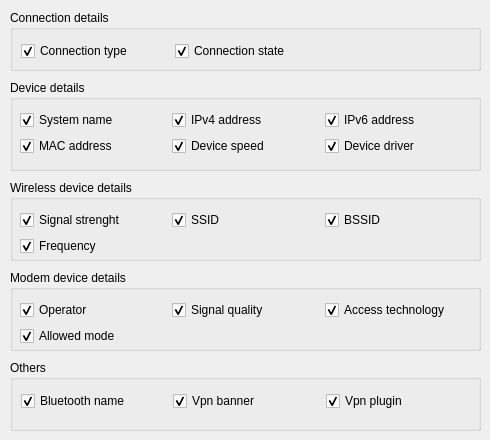
<?xml version="1.0" encoding="UTF-8"?>
<ui version="4.0">
 <class>Form</class>
 <widget class="QWidget" name="Form">
  <property name="geometry">
   <rect>
    <x>0</x>
    <y>0</y>
    <width>490</width>
    <height>440</height>
   </rect>
  </property>
  <property name="minimumSize">
   <size>
    <width>490</width>
    <height>440</height>
   </size>
  </property>
  <property name="maximumSize">
   <size>
    <width>549</width>
    <height>458</height>
   </size>
  </property>
  <property name="windowTitle">
   <string>Form</string>
  </property>
  <widget class="QGroupBox" name="groupBox">
   <property name="geometry">
    <rect>
     <x>10</x>
     <y>10</y>
     <width>471</width>
     <height>61</height>
    </rect>
   </property>
   <property name="title">
    <string>Connection details</string>
   </property>
   <property name="flat">
    <bool>false</bool>
   </property>
   <property name="checkable">
    <bool>false</bool>
   </property>
   <widget class="QWidget" name="layoutWidget">
    <property name="geometry">
     <rect>
      <x>11</x>
      <y>30</y>
      <width>301</width>
      <height>23</height>
     </rect>
    </property>
    <layout class="QGridLayout" name="gridLayout_5">
     <item row="0" column="0">
      <widget class="QCheckBox" name="kcfg_showConnectionType">
       <property name="text">
        <string>Connection type</string>
       </property>
       <property name="checked">
        <bool>true</bool>
       </property>
      </widget>
     </item>
     <item row="0" column="1">
      <widget class="QCheckBox" name="kcfg_showConnectionState">
       <property name="text">
        <string>Connection state</string>
       </property>
       <property name="checked">
        <bool>true</bool>
       </property>
      </widget>
     </item>
    </layout>
   </widget>
  </widget>
  <widget class="QGroupBox" name="groupBox_2">
   <property name="geometry">
    <rect>
     <x>10</x>
     <y>80</y>
     <width>471</width>
     <height>91</height>
    </rect>
   </property>
   <property name="title">
    <string>Device details</string>
   </property>
   <property name="alignment">
    <set>Qt::AlignLeading|Qt::AlignLeft|Qt::AlignTop</set>
   </property>
   <widget class="QWidget" name="layoutWidget">
    <property name="geometry">
     <rect>
      <x>10</x>
      <y>30</y>
      <width>451</width>
      <height>48</height>
     </rect>
    </property>
    <layout class="QGridLayout" name="gridLayout">
     <item row="0" column="0">
      <widget class="QCheckBox" name="kcfg_showDeviceSystemName">
       <property name="text">
        <string>System name</string>
       </property>
       <property name="checked">
        <bool>true</bool>
       </property>
      </widget>
     </item>
     <item row="0" column="1">
      <widget class="QCheckBox" name="kcfg_showDeviceIpv4Address">
       <property name="text">
        <string>IPv4 address</string>
       </property>
       <property name="checked">
        <bool>true</bool>
       </property>
      </widget>
     </item>
     <item row="0" column="2">
      <widget class="QCheckBox" name="kcfg_showDeviceIpv6Address">
       <property name="text">
        <string>IPv6 address</string>
       </property>
       <property name="checked">
        <bool>true</bool>
       </property>
      </widget>
     </item>
     <item row="1" column="0">
      <widget class="QCheckBox" name="kcfg_showDeviceMacAddress">
       <property name="text">
        <string>MAC address</string>
       </property>
       <property name="checked">
        <bool>true</bool>
       </property>
      </widget>
     </item>
     <item row="1" column="1">
      <widget class="QCheckBox" name="kcfg_showDeviceSpeed">
       <property name="text">
        <string>Device speed</string>
       </property>
       <property name="checked">
        <bool>true</bool>
       </property>
      </widget>
     </item>
     <item row="1" column="2">
      <widget class="QCheckBox" name="kcfg_showDeviceDriver">
       <property name="text">
        <string>Device driver</string>
       </property>
       <property name="checked">
        <bool>true</bool>
       </property>
      </widget>
     </item>
    </layout>
   </widget>
  </widget>
  <widget class="QGroupBox" name="groupBox_4">
   <property name="geometry">
    <rect>
     <x>10</x>
     <y>180</y>
     <width>471</width>
     <height>81</height>
    </rect>
   </property>
   <property name="title">
    <string>Wireless device details</string>
   </property>
   <widget class="QWidget" name="layoutWidget">
    <property name="geometry">
     <rect>
      <x>10</x>
      <y>30</y>
      <width>451</width>
      <height>48</height>
     </rect>
    </property>
    <layout class="QGridLayout" name="gridLayout_2">
     <item row="0" column="0">
      <widget class="QCheckBox" name="kcfg_showWirelessDeviceSignal">
       <property name="text">
        <string>Signal strenght</string>
       </property>
       <property name="checked">
        <bool>true</bool>
       </property>
      </widget>
     </item>
     <item row="0" column="1">
      <widget class="QCheckBox" name="kcfg_showWirelessDeviceSsid">
       <property name="text">
        <string>SSID</string>
       </property>
       <property name="checked">
        <bool>true</bool>
       </property>
      </widget>
     </item>
     <item row="0" column="2">
      <widget class="QCheckBox" name="kcfg_showWirelessDeviceBssid">
       <property name="text">
        <string>BSSID</string>
       </property>
       <property name="checked">
        <bool>true</bool>
       </property>
      </widget>
     </item>
     <item row="1" column="0">
      <widget class="QCheckBox" name="kcfg_showWirelessDeviceFrequency">
       <property name="text">
        <string>Frequency</string>
       </property>
       <property name="checked">
        <bool>true</bool>
       </property>
      </widget>
     </item>
    </layout>
   </widget>
  </widget>
  <widget class="QGroupBox" name="groupBox_5">
   <property name="geometry">
    <rect>
     <x>10</x>
     <y>270</y>
     <width>471</width>
     <height>81</height>
    </rect>
   </property>
   <property name="title">
    <string>Modem device details</string>
   </property>
   <widget class="QWidget" name="layoutWidget">
    <property name="geometry">
     <rect>
      <x>10</x>
      <y>30</y>
      <width>451</width>
      <height>48</height>
     </rect>
    </property>
    <layout class="QGridLayout" name="gridLayout_3">
     <item row="0" column="0">
      <widget class="QCheckBox" name="kcfg_showModemDeviceOperator">
       <property name="text">
        <string>Operator</string>
       </property>
       <property name="checked">
        <bool>true</bool>
       </property>
      </widget>
     </item>
     <item row="0" column="1">
      <widget class="QCheckBox" name="kcfg_showModemDeviceSignalQuality">
       <property name="text">
        <string>Signal quality</string>
       </property>
       <property name="checked">
        <bool>true</bool>
       </property>
      </widget>
     </item>
     <item row="0" column="2">
      <widget class="QCheckBox" name="kcfg_showModemDeviceAccessTechnology">
       <property name="text">
        <string>Access technology</string>
       </property>
       <property name="checked">
        <bool>true</bool>
       </property>
      </widget>
     </item>
     <item row="1" column="0" colspan="2">
      <widget class="QCheckBox" name="kcfg_showModemDeviceAllowedMode">
       <property name="text">
        <string>Allowed mode</string>
       </property>
       <property name="checked">
        <bool>true</bool>
       </property>
      </widget>
     </item>
    </layout>
   </widget>
  </widget>
  <widget class="QGroupBox" name="groupBox_6">
   <property name="geometry">
    <rect>
     <x>10</x>
     <y>360</y>
     <width>471</width>
     <height>71</height>
    </rect>
   </property>
   <property name="title">
    <string>Others</string>
   </property>
   <property name="flat">
    <bool>false</bool>
   </property>
   <widget class="QWidget" name="layoutWidget">
    <property name="geometry">
     <rect>
      <x>11</x>
      <y>30</y>
      <width>451</width>
      <height>23</height>
     </rect>
    </property>
    <layout class="QGridLayout" name="gridLayout_4">
     <item row="0" column="0">
      <widget class="QCheckBox" name="kcfg_showBluetoothName">
       <property name="text">
        <string>Bluetooth name</string>
       </property>
       <property name="checked">
        <bool>true</bool>
       </property>
      </widget>
     </item>
     <item row="0" column="1">
      <widget class="QCheckBox" name="kcfg_showVpnBanner">
       <property name="text">
        <string>Vpn banner</string>
       </property>
       <property name="checked">
        <bool>true</bool>
       </property>
      </widget>
     </item>
     <item row="0" column="2">
      <widget class="QCheckBox" name="kcfg_showVpnPlugin">
       <property name="text">
        <string>Vpn plugin</string>
       </property>
       <property name="checked">
        <bool>true</bool>
       </property>
      </widget>
     </item>
    </layout>
   </widget>
  </widget>
 </widget>
 <resources/>
 <connections/>
</ui>
